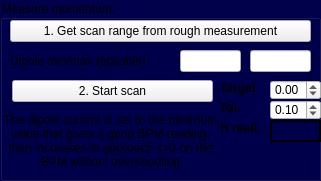
           <widget class="QGroupBox" name="groupBox_5">
            <property name="geometry">
             <rect>
              <x>10</x>
              <y>330</y>
              <width>321</width>
              <height>181</height>
             </rect>
            </property>
            <property name="font">
             <font>
              <weight>50</weight>
              <bold>false</bold>
             </font>
            </property>
            <property name="styleSheet">
             <string notr="true">QGroupBox{ background-color: rgb(0, 0, 75);}
QLabel{ background-color: rgba(0,0,0,0%);}
#QPushButton{ background-color: rgb(255, 255, 255);}</string>
            </property>
            <property name="title">
             <string>Measure momentum:</string>
            </property>
            <widget class="QLineEdit" name="lineEdit_fineCurrentMax">
             <property name="geometry">
              <rect>
               <x>250</x>
               <y>50</y>
               <width>61</width>
               <height>22</height>
              </rect>
             </property>
            </widget>
            <widget class="QLabel" name="label_9">
             <property name="geometry">
              <rect>
               <x>10</x>
               <y>50</y>
               <width>151</width>
               <height>21</height>
              </rect>
             </property>
             <property name="text">
              <string>Dipole min/max (editable):</string>
             </property>
            </widget>
            <widget class="QPushButton" name="pushButton_fineCentreC2VCurrent">
             <property name="geometry">
              <rect>
               <x>12</x>
               <y>80</y>
               <width>201</width>
               <height>22</height>
              </rect>
             </property>
             <property name="text">
              <string>2. Start scan</string>
             </property>
             <property name="checked">
              <bool>false</bool>
             </property>
            </widget>
            <widget class="QLineEdit" name="lineEdit_fineCurrentMin">
             <property name="geometry">
              <rect>
               <x>180</x>
               <y>50</y>
               <width>61</width>
               <height>22</height>
              </rect>
             </property>
            </widget>
            <widget class="QPushButton" name="pushButton_fineGetCurrentRange_2">
             <property name="geometry">
              <rect>
               <x>10</x>
               <y>20</y>
               <width>301</width>
               <height>22</height>
              </rect>
             </property>
             <property name="text">
              <string>1. Get scan range from rough measurement</string>
             </property>
             <property name="checked">
              <bool>false</bool>
             </property>
            </widget>
            <widget class="QPushButton" name="pushButton_fineCentreC2VCurrent_2">
             <property name="geometry">
              <rect>
               <x>10</x>
               <y>270</y>
               <width>201</width>
               <height>22</height>
              </rect>
             </property>
             <property name="font">
              <font>
               <pointsize>-1</pointsize>
              </font>
             </property>
             <property name="text">
              <string>Inc. DIP to centre on C2V screen</string>
             </property>
             <property name="checked">
              <bool>false</bool>
             </property>
            </widget>
            <widget class="QPushButton" name="pushButton_degaussC2V">
             <property name="geometry">
              <rect>
               <x>10</x>
               <y>200</y>
               <width>131</width>
               <height>22</height>
              </rect>
             </property>
             <property name="sizePolicy">
              <sizepolicy hsizetype="Minimum" vsizetype="Fixed">
               <horstretch>0</horstretch>
               <verstretch>0</verstretch>
              </sizepolicy>
             </property>
             <property name="minimumSize">
              <size>
               <width>1</width>
               <height>0</height>
              </size>
             </property>
             <property name="maximumSize">
              <size>
               <width>16777215</width>
               <height>16777215</height>
              </size>
             </property>
             <property name="text">
              <string>Degauss C2V Q1/2/3</string>
             </property>
             <property name="checked">
              <bool>false</bool>
             </property>
            </widget>
            <widget class="QPushButton" name="pushButton_camState2C2V">
             <property name="geometry">
              <rect>
               <x>150</x>
               <y>200</y>
               <width>140</width>
               <height>22</height>
              </rect>
             </property>
             <property name="sizePolicy">
              <sizepolicy hsizetype="Minimum" vsizetype="Fixed">
               <horstretch>0</horstretch>
               <verstretch>0</verstretch>
              </sizepolicy>
             </property>
             <property name="minimumSize">
              <size>
               <width>140</width>
               <height>0</height>
              </size>
             </property>
             <property name="maximumSize">
              <size>
               <width>371</width>
               <height>16777215</height>
              </size>
             </property>
             <property name="text">
              <string>Switch to C2V-CAM-01</string>
             </property>
             <property name="checked">
              <bool>false</bool>
             </property>
            </widget>
            <widget class="QPushButton" name="pushButton_insertC2VScreen">
             <property name="geometry">
              <rect>
               <x>10</x>
               <y>220</y>
               <width>131</width>
               <height>22</height>
              </rect>
             </property>
             <property name="text">
              <string>Insert C2V-CAM-01</string>
             </property>
             <property name="checked">
              <bool>false</bool>
             </property>
            </widget>
            <widget class="QPushButton" name="pushButton_retractC2VScreen">
             <property name="geometry">
              <rect>
               <x>10</x>
               <y>300</y>
               <width>131</width>
               <height>22</height>
              </rect>
             </property>
             <property name="text">
              <string>Retract C2V-CAM-01</string>
             </property>
             <property name="checked">
              <bool>false</bool>
             </property>
            </widget>
            <widget class="QPushButton" name="pushButton_Align_2_B_2">
             <property name="geometry">
              <rect>
               <x>150</x>
               <y>220</y>
               <width>141</width>
               <height>22</height>
              </rect>
             </property>
             <property name="sizePolicy">
              <sizepolicy hsizetype="Minimum" vsizetype="Fixed">
               <horstretch>0</horstretch>
               <verstretch>0</verstretch>
              </sizepolicy>
             </property>
             <property name="minimumSize">
              <size>
               <width>1</width>
               <height>0</height>
              </size>
             </property>
             <property name="maximumSize">
              <size>
               <width>371</width>
               <height>16777215</height>
              </size>
             </property>
             <property name="text">
              <string>Set mask x/y/xrad/yrad:</string>
             </property>
             <property name="checked">
              <bool>false</bool>
             </property>
            </widget>
            <widget class="QLabel" name="label_11">
             <property name="geometry">
              <rect>
               <x>10</x>
               <y>180</y>
               <width>241</width>
               <height>16</height>
              </rect>
             </property>
             <property name="text">
              <string>OR - use C2V screen for centering:</string>
             </property>
            </widget>
            <widget class="QLineEdit" name="lineEdit_maskY_2">
             <property name="geometry">
              <rect>
               <x>170</x>
               <y>240</y>
               <width>41</width>
               <height>22</height>
              </rect>
             </property>
             <property name="sizePolicy">
              <sizepolicy hsizetype="Preferred" vsizetype="Fixed">
               <horstretch>0</horstretch>
               <verstretch>0</verstretch>
              </sizepolicy>
             </property>
             <property name="text">
              <string>1200</string>
             </property>
            </widget>
            <widget class="QLineEdit" name="lineEdit_maskYRad_2">
             <property name="geometry">
              <rect>
               <x>270</x>
               <y>240</y>
               <width>41</width>
               <height>22</height>
              </rect>
             </property>
             <property name="sizePolicy">
              <sizepolicy hsizetype="Preferred" vsizetype="Fixed">
               <horstretch>0</horstretch>
               <verstretch>0</verstretch>
              </sizepolicy>
             </property>
             <property name="text">
              <string>1240</string>
             </property>
            </widget>
            <widget class="QLineEdit" name="lineEdit_maskX_2">
             <property name="geometry">
              <rect>
               <x>120</x>
               <y>240</y>
               <width>41</width>
               <height>22</height>
              </rect>
             </property>
             <property name="sizePolicy">
              <sizepolicy hsizetype="Preferred" vsizetype="Fixed">
               <horstretch>0</horstretch>
               <verstretch>0</verstretch>
              </sizepolicy>
             </property>
             <property name="text">
              <string>1050</string>
             </property>
            </widget>
            <widget class="QLineEdit" name="lineEdit_maskXRad_2">
             <property name="geometry">
              <rect>
               <x>220</x>
               <y>240</y>
               <width>41</width>
               <height>22</height>
              </rect>
             </property>
             <property name="sizePolicy">
              <sizepolicy hsizetype="Preferred" vsizetype="Fixed">
               <horstretch>0</horstretch>
               <verstretch>0</verstretch>
              </sizepolicy>
             </property>
             <property name="text">
              <string>1180</string>
             </property>
            </widget>
            <widget class="QDoubleSpinBox" name="doubleSpinBox_tol_3">
             <property name="geometry">
              <rect>
               <x>270</x>
               <y>100</y>
               <width>51</width>
               <height>20</height>
              </rect>
             </property>
             <property name="singleStep">
              <double>0.100000000000000</double>
             </property>
             <property name="value">
              <double>0.100000000000000</double>
             </property>
            </widget>
            <widget class="QLabel" name="label_18">
             <property name="geometry">
              <rect>
               <x>220</x>
               <y>100</y>
               <width>31</width>
               <height>16</height>
              </rect>
             </property>
             <property name="font">
              <font>
               <weight>75</weight>
               <bold>true</bold>
              </font>
             </property>
             <property name="text">
              <string>Tol.</string>
             </property>
            </widget>
            <widget class="QLabel" name="label_19">
             <property name="geometry">
              <rect>
               <x>220</x>
               <y>80</y>
               <width>41</width>
               <height>16</height>
              </rect>
             </property>
             <property name="font">
              <font>
               <weight>75</weight>
               <bold>true</bold>
              </font>
             </property>
             <property name="text">
              <string>Target</string>
             </property>
            </widget>
            <widget class="QDoubleSpinBox" name="doubleSpinBox_x_3">
             <property name="geometry">
              <rect>
               <x>270</x>
               <y>80</y>
               <width>51</width>
               <height>20</height>
              </rect>
             </property>
             <property name="minimum">
              <double>-100.000000000000000</double>
             </property>
             <property name="maximum">
              <double>100.000000000000000</double>
             </property>
             <property name="singleStep">
              <double>0.100000000000000</double>
             </property>
             <property name="value">
              <double>0.000000000000000</double>
             </property>
            </widget>
            <widget class="QLabel" name="label_20">
             <property name="geometry">
              <rect>
               <x>210</x>
               <y>290</y>
               <width>31</width>
               <height>16</height>
              </rect>
             </property>
             <property name="font">
              <font>
               <weight>75</weight>
               <bold>true</bold>
              </font>
             </property>
             <property name="text">
              <string>Tol.</string>
             </property>
            </widget>
            <widget class="QLabel" name="label_21">
             <property name="geometry">
              <rect>
               <x>210</x>
               <y>270</y>
               <width>41</width>
               <height>16</height>
              </rect>
             </property>
             <property name="font">
              <font>
               <weight>75</weight>
               <bold>true</bold>
              </font>
             </property>
             <property name="text">
              <string>Target</string>
             </property>
            </widget>
            <widget class="QDoubleSpinBox" name="doubleSpinBox_x_4">
             <property name="geometry">
              <rect>
               <x>260</x>
               <y>270</y>
               <width>61</width>
               <height>20</height>
              </rect>
             </property>
             <property name="minimum">
              <double>-100.000000000000000</double>
             </property>
             <property name="maximum">
              <double>100.000000000000000</double>
             </property>
             <property name="singleStep">
              <double>0.100000000000000</double>
             </property>
             <property name="value">
              <double>0.000000000000000</double>
             </property>
            </widget>
            <widget class="QDoubleSpinBox" name="doubleSpinBox_tol_4">
             <property name="geometry">
              <rect>
               <x>260</x>
               <y>290</y>
               <width>61</width>
               <height>20</height>
              </rect>
             </property>
             <property name="singleStep">
              <double>0.100000000000000</double>
             </property>
             <property name="value">
              <double>0.200000000000000</double>
             </property>
            </widget>
            <widget class="QLabel" name="label_H_3">
             <property name="geometry">
              <rect>
               <x>270</x>
               <y>120</y>
               <width>51</width>
               <height>22</height>
              </rect>
             </property>
             <property name="layoutDirection">
              <enum>Qt::LeftToRight</enum>
             </property>
             <property name="frameShape">
              <enum>QFrame::WinPanel</enum>
             </property>
             <property name="text">
              <string/>
             </property>
             <property name="alignment">
              <set>Qt::AlignLeading|Qt::AlignLeft|Qt::AlignVCenter</set>
             </property>
            </widget>
            <widget class="QLabel" name="label_22">
             <property name="geometry">
              <rect>
               <x>220</x>
               <y>120</y>
               <width>51</width>
               <height>16</height>
              </rect>
             </property>
             <property name="font">
              <font>
               <weight>75</weight>
               <bold>true</bold>
              </font>
             </property>
             <property name="text">
              <string>H read.</string>
             </property>
            </widget>
            <widget class="QLabel" name="label_23">
             <property name="geometry">
              <rect>
               <x>0</x>
               <y>100</y>
               <width>221</width>
               <height>81</height>
              </rect>
             </property>
             <property name="text">
              <string>The dipole current is set to the minimum value that gives a good BPM reading, then increases to approach x=0 on the BPM without overshooting</string>
             </property>
             <property name="alignment">
              <set>Qt::AlignCenter</set>
             </property>
             <property name="wordWrap">
              <bool>true</bool>
             </property>
            </widget>
           </widget>
